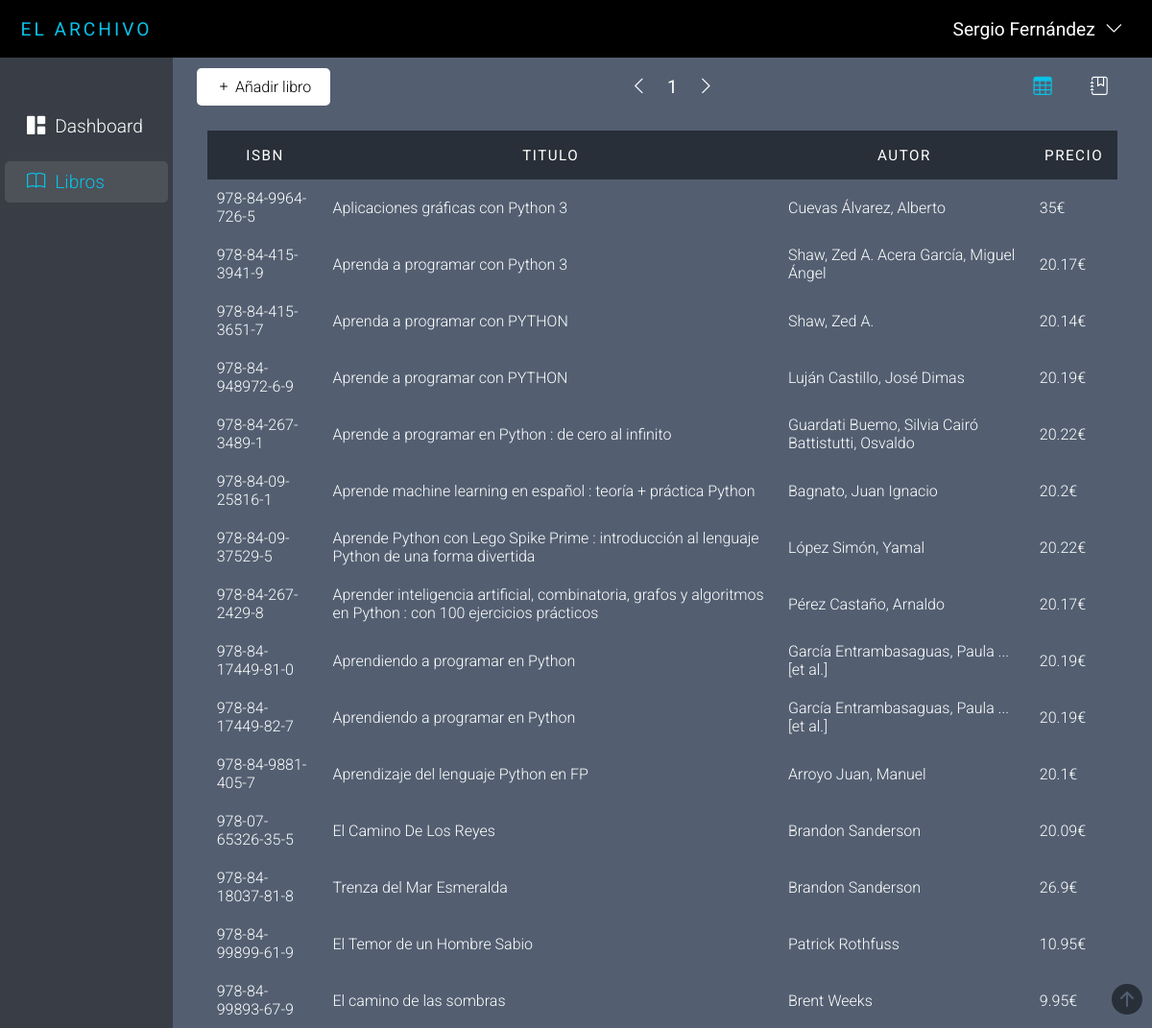
The page /views/booksTable.php?page=1 (signed in) on the database its author committed.
### tables this page shows
CREATE TABLE `libros` (
  `codigo` int(11) NOT NULL,
  `isbn` varchar(17) DEFAULT NULL,
  `titulo` varchar(108) DEFAULT NULL,
  `autor` varchar(49) DEFAULT NULL,
  `editorial` varchar(78) DEFAULT NULL,
  `precio` int(11) DEFAULT NULL,
  `portada` varchar(100) NOT NULL
);

### includes/user_session.php (called while the page is built, shortened)
<?php
class UserSession{
    public function getCurrentUser(){
        return $_SESSION['user'];
    }
}
?>

### includes/conexion.php (called while the page is built)
<?php
    class Conexion{
        private $host;
        private $bbdd;
        private $user;
        private $pass;
        public function __construct(){
            $this -> host = "localhost";
            $this -> bbdd = "libreria";
            $this -> user = "root";
            $this -> pass = "rootpass123";
        }
        function conectar(){
            try{
                $conexion = new PDO('mysql:host='.$this->host.';dbname='.$this->bbdd,$this->user,$this->pass);
                $conexion->exec("SET CHARACTER SET utf8");
                return $conexion;
            }catch(Exception $e){
                echo "No se ha podido conectar con la base de datos" . $e->getMessage();
            }
        }
    }
?>

### views/booksTable.php (the view, shortened to what this page needs)
<?php
include '../includes/user_session.php';
$userSession = new UserSession();
if (!isset($_GET['page'])) {
    header('location: booksTable.php?page=1');
} else {
    $page = $_GET['page'];
}
include_once "../includes/conexion.php";
$conexion = new Conexion();
$maxRows = $conexion->conectar()->prepare("SELECT COUNT(*) FROM libros");
$maxRows->execute();
$maxRows = $maxRows->fetch(PDO::FETCH_NUM);
$maxRows = $maxRows[0];
$limitInit = ($page - 1) * 15;
$consulta = $conexion->conectar()->prepare("SELECT * FROM libros LIMIT $limitInit,15");
$consulta->execute();
?>
<!DOCTYPE html>
<html lang="en">
<head>
    <link rel="stylesheet" href="../styles/general_style.css">
    <link rel="stylesheet" href="../styles/books_table_style.css">
    <link rel="stylesheet" href="../styles/books_actions.css">
    <link rel="stylesheet" href="../styles/form_new_book.css">
    <link rel="stylesheet" href="../icons/bootstrap-icons.css">
</head>
<body>
    <header id="header">
        <div class="section_title_container">
            <h1>El archivo</h1>
        </div>
        <div class="user_container">
            <div class="user_name_container" id="dropdown_button">
                <?php
                if (isset($_SESSION['user'])) {
                    echo "<span>" . $userSession->getCurrentUser() . "<i class='bi bi-chevron-down'></i></span>";
                } else {
                    echo "<span onclick='window.location.href = \"views/login.php\";' style='cursor:pointer;'>Iniciar sesión <i class='bi bi-box-arrow-in-right'></i></span>";
                }
                ?>
            </div>
        </div>
    </header>
    <aside>
        <div class="option_list_container">
            <a href="../index.php" data-select="0"><i class="bi bi-grid-1x2-fill"></i> <span>Dashboard</span></a>
            <a href="booksTable.php" data-select="1"><i class="bi bi-book"></i> <span>Libros</span></a>
        </div>
    </aside>
    <main>
        <div class="form_actions_container" id="up_button_anchor">
            <button id="new_book">
                <i class="bi bi-plus"></i>
                <span>Añadir libro</span>
            </button>
            <div class="pages_container">
                <?php
                if ($page == 1 && $page == ceil($maxRows / 15)) {
                    echo "<a href='booksTable.php?page=" . ($page) . "'><i class='bi bi-chevron-left'></i></a>";
                    echo "<span>$page</span>";
                    echo "<a href='booksTable.php?page=" . ($page) . "'><i class='bi bi-chevron-right'></i></a>";
                } elseif ($page == 1) {
                    echo "<a href='booksTable.php?page=" . ($page) . "'><i class='bi bi-chevron-left'></i></a>";
                    echo "<span>$page</span>";
                    echo "<a href='booksTable.php?page=" . ($page + 1) . "'><i class='bi bi-chevron-right'></i></a>";
                } elseif ($page < ceil($maxRows / 15)) {
                    echo "<a href='booksTable.php?page=" . ($page - 1) . "'><i class='bi bi-chevron-left'></i></a>";
                    echo "<span>$page</span>";
                    echo "<a href='booksTable.php?page=" . ($page + 1) . "'><i class='bi bi-chevron-right'></i></a>";
                } else {
                    echo "<a href='booksTable.php?page=" . ($page - 1) . "'><i class='bi bi-chevron-left'></i></a>";
                    echo "<span>$page</span>";
                    echo "<a href='booksTable.php?page=" . ($page) . "'><i class='bi bi-chevron-right'></i></a>";
                }
                ?>
            </div>
            <div class="views_container">
                <a href="booksTable.php" class="active"><i class="bi bi-table"></i></a>
                <a href="booksCover.php"><i class="bi bi-journal-bookmark"></i></a>
            </div>
        </div>
        <section class="table_view_container" id="table_container">
            <table id="table">
                <thead>
                    <tr>
                        <th>ISBN</th>
                        <th>Titulo</th>
                        <th>Autor</th>
                        <th>Precio</th>
                    </tr>
                </thead>
                <tbody>
                    <?php
                    while ($fila = $consulta->fetch(PDO::FETCH_ASSOC)) {
                        echo "<tr>";
                        echo "<td data-label='isbn'>" . $fila['isbn'] . "</td>";
                        echo "<td data-label='titulo'>" . $fila['titulo'] . "</td>";
                        echo "<td data-label='autor'>" . $fila['autor'] . "</td>";
                        echo "<td data-label='precio'>" . ($fila['precio'] / 100) . '€' . "</td>";
                        echo "</tr>";
                    }
                    ?>
                </tbody>
            </table>
        </section>
        <a href="#table" class="up_button"><i class="bi bi-arrow-up-circle-fill"></i></a>
    </main>
</body>
</html>

### styles/general_style.css (style rules this page uses)
:root { --font-color-1: #000000; --font-color-2: #393e46; --font-color-3: #ffffff; --background-color-1: 0, 0, 0; --background-color-2: 57, 62, 70; --background-color-3: 83, 95, 113; --background-color-4: 255, 255, 255; --border-color-1: rgb(0, 0, 0); --border-color-2: rgb(57, 62, 70); --border-color-3: rgb(83, 95, 113); --border-color-4: rgb(255, 255, 255); --error-color: rgb(243, 6, 6); --special-color-1: rgb(255, 20, 78); --special-color-2: rgb(9, 194, 231); --special: var(--special-color-2); }
* { margin: 0; padding: 0; box-sizing: border-box; font-family: 'roboto', sans-serif; font-weight: 300; text-decoration: none; }
body { overflow-x: hidden; display: grid; grid-template-areas: 'header header' 'aside main'; grid-template-columns: 180px 9fr; grid-template-rows: 60px 12fr; height: 100vh; width: 100vw; }
body > aside { grid-area: aside; background-color: rgb(var(--background-color-2)); display: flex; flex-direction: column; }
aside > .option_list_container { padding-top: 50px; display: flex; flex-direction: column; gap: 15px; height: 0%; }
aside > .option_list_container > a { height: 43.2px; display: flex; align-items: center; padding: 10px 20px; color: var(--font-color-3); font-size: 1.2em; border-left: 3px solid transparent; margin-left: 5px; gap: 10px; transition: border-left 175ms ease-in-out; }
aside > .option_list_container > a[data-select="1"] { border-radius: 5px; margin: 0 5px 0 5px; border-left: 3px solid rgb(var(--background-color-3),0) !important; color: var(--special); background-color: rgb(var(--background-color-4),0.1); }
body > header { grid-area: header; background-color: rgb(var(--background-color-1)); display: grid; grid-template-columns: 180px 1fr; }
header > .section_title_container { display: flex; align-items: center; text-align: center; }
header > .section_title_container > h1 { color: var(--special); font-size: 1.2em; font-weight: 400; letter-spacing: 3px; text-transform: uppercase; text-align: center; width: 100%; }
.user_container { display: flex; flex-direction: column; align-items: flex-end; justify-content: center; padding: 0 20px 0 0; position: relative; }
.user_container > .user_name_container { color: var(--font-color-3); font-size: 1.2em; font-weight: 600; }
.user_container > .user_name_container > span { font-weight: 400; margin-right: 10px; user-select: none; -ms-user-select: none; -moz-user-select: none; -webkit-user-select: none; -khtml-user-select: none; }
.user_container > .user_name_container > span > i { margin-left: 10px; }
body > main { grid-area: main; background-color: rgb(var(--background-color-3)); }

### styles/books_table_style.css (style rules this page uses)
body { font-family: 'roboto', sans-serif; font-weight: 300; }
main { display: flex; flex-direction: column; overflow: hidden; }
.table_view_container { scroll-behavior: smooth; overflow-y: scroll; padding-top: 1em; width: 100%; display: flex; justify-content: center; flex-grow: 1; }
.table_view_container > table { border-collapse: collapse; width: 93%; height: max-content; }
.table_view_container > table > thead > tr { background-color: rgb(var(--background-color-1),0.5); height: 3.2em; }
.table_view_container > table > thead > tr > th { letter-spacing: 1.5px; text-transform: uppercase; font-size: 0.95em; font-weight: 400; padding: 1em 1em; color: var(--font-color-3); }
.table_view_container > table > tbody > tr { border-bottom: 0.5px solid var(--border-color-3); background-color: rgb(var(--background-color-3),0); color: var(--font-color-3); }
.table_view_container > table > tbody > tr:last-of-type { border-bottom: none !important; }
.table_view_container > table > tbody > tr > td { height: 3.2em; padding: 10px 10px; transition: color 100ms, background-color 50ms; }
.up_button { position: fixed; font-size: 2em; right: 10px; bottom: 10px; color: var(--font-color-1); opacity: 0.5; }

### styles/form_new_book.css (style rules this page uses)
.active { display: flex !important; }

### rows shown on the page
libros: isbn "978-84-9964-726-5", titulo "Aplicaciones gráficas con Python 3", autor "Cuevas Álvarez, Alberto", $fila['precio']/100 "35"
libros: isbn "978-84-415-3941-9", titulo "Aprenda a programar con Python 3", autor "Shaw, Zed A. Acera García, Miguel Ángel", $fila['precio']/100 "20.17"
libros: isbn "978-84-415-3651-7", titulo "Aprenda a programar con PYTHON", autor "Shaw, Zed A.", $fila['precio']/100 "20.14"
libros: isbn "978-84-948972-6-9", titulo "Aprende a programar con PYTHON", autor "Luján Castillo, José Dimas", $fila['precio']/100 "20.19"
libros: isbn "978-84-267-3489-1", titulo "Aprende a programar en Python : de cero al infinito", autor "Guardati Buemo, Silvia Cairó Battistutti, Osvaldo", $fila['precio']/100 "20.22"
libros: isbn "978-84-09-25816-1", titulo "Aprende machine learning en español : teoría + práctica Python", autor "Bagnato, Juan Ignacio", $fila['precio']/100 "20.2"
libros: isbn "978-84-09-37529-5", titulo "Aprende Python con Lego Spike Prime : introducción al lenguaje Python de una forma divertida", autor "López Simón, Yamal", $fila['precio']/100 "20.22"
libros: isbn "978-84-267-2429-8", titulo "Aprender inteligencia artificial, combinatoria, grafos y algoritmos en Python : con 100 ejercicios prácticos", autor "Pérez Castaño, Arnaldo", $fila['precio']/100 "20.17"
libros: isbn "978-84-17449-81-0", titulo "Aprendiendo a programar en Python", autor "García Entrambasaguas, Paula ... [et al.]", $fila['precio']/100 "20.19"
libros: isbn "978-84-17449-82-7", titulo "Aprendiendo a programar en Python", autor "García Entrambasaguas, Paula ... [et al.]", $fila['precio']/100 "20.19"
libros: isbn "978-84-9881-405-7", titulo "Aprendizaje del lenguaje Python en FP", autor "Arroyo Juan, Manuel", $fila['precio']/100 "20.1"
libros: isbn "978-07-65326-35-5", titulo "El Camino De Los Reyes", autor "Brandon Sanderson", $fila['precio']/100 "20.09"
libros: isbn "978-84-18037-81-8", titulo "Trenza del Mar Esmeralda", autor "Brandon Sanderson", $fila['precio']/100 "26.9"
libros: isbn "978-84-99899-61-9", titulo "El Temor de un Hombre Sabio", autor "Patrick Rothfuss", $fila['precio']/100 "10.95"
libros: isbn "978-84-99893-67-9", titulo "El camino de las sombras", autor "Brent Weeks", $fila['precio']/100 "9.95"

### other values the page prints
$userSession->getCurrentUser() "Sergio Fernández"
$page "1"
